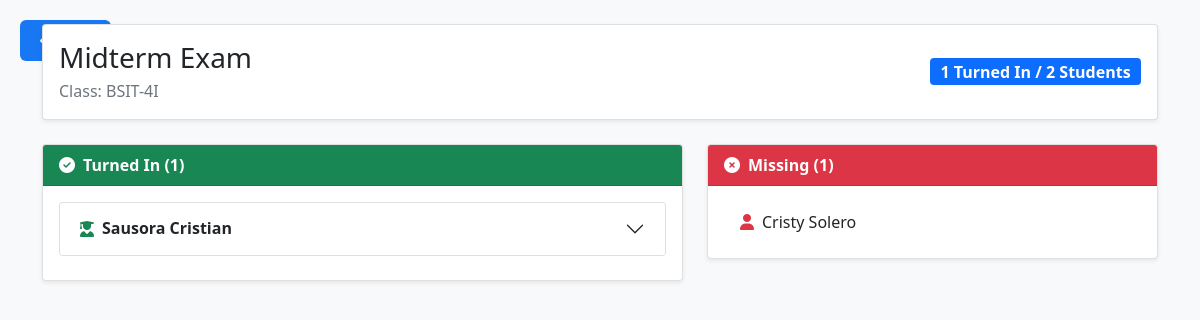
Screenshot of /teachers/class/3/quiz/8/ (signed in) with the database file from the repository.
### teachers/models.py (models this page shows, shortened)
class Quiz(models.Model):
    QUIZ_TYPES = [
        ("quiz", "Quiz"),
        ("exam", "Exam"),
    ]
    class_obj = models.ForeignKey(Class, on_delete=models.CASCADE, related_name="quizzes")
    title = models.CharField(max_length=255)
    quiz_type = models.CharField(max_length=10, choices=QUIZ_TYPES, default="quiz")
    created_by = models.ForeignKey(
        settings.AUTH_USER_MODEL,
        on_delete=models.CASCADE,
        related_name="created_quizzes"
    )
    created_at = models.DateTimeField(auto_now_add=True)

class Class(models.Model):
    class_name = models.CharField(max_length=100)
    subject_name = models.CharField(max_length=100)
    section = models.CharField(max_length=50)
    time = models.TimeField(null=True, blank=True)
    teacher = models.ForeignKey(
        settings.AUTH_USER_MODEL,
        on_delete=models.CASCADE,
        related_name="created_classes"
    )
    code = models.CharField(max_length=10, unique=True, default=generate_class_code)
    students = models.ManyToManyField(
        settings.AUTH_USER_MODEL,
        related_name="enrolled_classes",
        blank=True
    )
    is_archived = models.BooleanField(default=False)  # ✅ new field
    banner = models.ImageField(upload_to="class_banners/", blank=True, null=True)
    theme = models.CharField(max_length=50, blank=True, null=True)  # NEW field
    gdrive_folder_id = models.CharField(max_length=200, blank=True, null=True)

### students/models.py (models this page shows, shortened)
class StudentQuizAttempt(models.Model):
    student = models.ForeignKey(settings.AUTH_USER_MODEL, on_delete=models.CASCADE)
    quiz = models.ForeignKey(Quiz, related_name="attempts", on_delete=models.CASCADE)
    status = models.CharField(
        max_length=20,
        choices=[("completed", "Completed")],
        default="completed"
    )
    submitted_at = models.DateTimeField(auto_now_add=True)
    class Meta:
        unique_together = ("student", "quiz")  # prevents duplicate attempts

### accounts/models.py (models this page shows, shortened)
class User(AbstractUser):
    ROLE_CHOICES = [
        ('student', 'Student'),
        ('teacher', 'Teacher'),
        ('parent', 'Parent'),
        ('admin', 'Admin'),
        ("school_admin", "School Admin"),
    ]
    role = models.CharField(
        max_length=20,
        choices=ROLE_CHOICES,
        blank=True,   # ✅ allow empty
        null=True     # ✅ allow NULL in DB
    )

### teachers/views.py (the view, shortened to what this page needs)
# urls.py: path("class/<int:class_id>/quiz/<int:quiz_id>/", views.quiz_detail, name="quiz_detail"),
@login_required
def quiz_detail(request, class_id, quiz_id):
    class_obj = get_object_or_404(Class, pk=class_id)
    quiz = get_object_or_404(Quiz, pk=quiz_id, class_obj=class_obj)
    students = class_obj.students.all()
    turned_in_attempts = StudentQuizAttempt.objects.filter(
        quiz=quiz, status="completed"
    ).select_related("student")
    turned_in_students = [a.student for a in turned_in_attempts]
    missing_students = students.exclude(id__in=[s.id for s in turned_in_students])
    answers = {}
    student_answers = StudentAnswer.objects.filter(
        student__in=turned_in_students, question__quiz=quiz
    )
    for ans in student_answers:
        answers[(ans.student_id, ans.question_id)] = ans
    return render(request, "teachers/quiz_detail.html", {
        "class_obj": class_obj,
        "quiz": quiz,
        "turned_in_attempts": turned_in_attempts,
        "missing_students": missing_students,
        "answers": answers,  # pass dict to template
    })

### teachers/templatetags/dict_extras.py (called while the page is built)
@register.filter
def dict_key(d, key):
    return d.get(key) if isinstance(d, dict) else None

### teachers/templates/teachers/quiz_detail.html (shortened to what this page needs)
{% load dict_extras %}
{% load static %}
<!DOCTYPE html>
<html lang="en">
<head>
    <link href="https://cdn.jsdelivr.net/npm/bootstrap@5.1.3/dist/css/bootstrap.min.css" rel="stylesheet">
    <link href="https://cdnjs.cloudflare.com/ajax/libs/font-awesome/6.4.0/css/all.min.css" rel="stylesheet">
</head>
<body class="bg-light">
<a href="{% url 'teachers:subject' class_obj.id %}" class="back-button">
</a>
<div class="container mt-4">
  <div class="card shadow-sm mb-4">
    <div class="card-body d-flex justify-content-between align-items-center">
      <div>
        <h3 class="mb-1">{{ quiz.title }}</h3>
        <p class="text-muted mb-0">Class: {{ class_obj.class_name }}-{{class_obj.section}}</p>
      </div>
      <span class="badge bg-primary fs-6">
        {{ turned_in_attempts.count }} Turned In / {{ class_obj.students.count }} Students
      </span>
    </div>
  </div>
  <div class="row">
    <div class="col-md-7">
      <div class="card shadow-sm mb-4">
        <div class="card-header bg-success text-white fw-bold">
          <i class="fas fa-check-circle me-2"></i>Turned In ({{ turned_in_attempts.count }})
        </div>
        <div class="card-body">
          {% if turned_in_attempts %}
            <div class="accordion" id="turnedInAccordion">
              {% for attempt in turned_in_attempts %}
                <div class="accordion-item mb-2">
                  <h2 class="accordion-header" id="heading-{{ attempt.student.id }}">
                    <button class="accordion-button collapsed fw-bold" type="button"
                            data-bs-toggle="collapse"
                            data-bs-target="#collapse-{{ attempt.student.id }}">
                      <i class="fas fa-user-graduate me-2 text-success"></i>
                      {{ attempt.student.get_full_name|default:attempt.student.username }}
                    </button>
                  </h2>
                </div>
              {% endfor %}
            </div>
          {% else %}
            <p class="text-muted">No students have turned in this quiz yet.</p>
          {% endif %}
        </div>
      </div>
    </div>
    <div class="col-md-5">
      <div class="card shadow-sm">
        <div class="card-header bg-danger text-white fw-bold">
          <i class="fas fa-times-circle me-2"></i>Missing ({{ missing_students.count }})
        </div>
        <div class="card-body">
          {% if missing_students %}
            <ul class="list-group list-group-flush">
              {% for student in missing_students %}
                <li class="list-group-item d-flex align-items-center">
                  <i class="fas fa-user me-2 text-danger"></i>
                  {{ student.get_full_name|default:student.username }}
                </li>
              {% endfor %}
            </ul>
          {% else %}
            <p class="text-success fw-bold mb-0">🎉 All students have submitted!</p>
          {% endif %}
        </div>
      </div>
    </div>
  </div>
</div>
</body>
</html>

### teachers/templates/teachers/quiz_detail.html (style rules this page uses)
.back-button { position: absolute; top: 20px; left: 20px; background: #1877f2; color: #fff; border: none; padding: 10px 20px; border-radius: 6px; cursor: pointer; text-decoration: none; font-size: 14px; display: inline-block; transition: 0.3s; }

### rows the page displays
Quiz: title "Midterm Exam"
Class: class_name "BSIT", section "4I", students.count "2"
StudentQuizAttempt: student.get_full_name "Sausora Cristian"
User: get_full_name "Cristy Solero"

### other values shown
{{ turned_in_attempts.count }} "1"
{{ missing_students.count }} "1"
